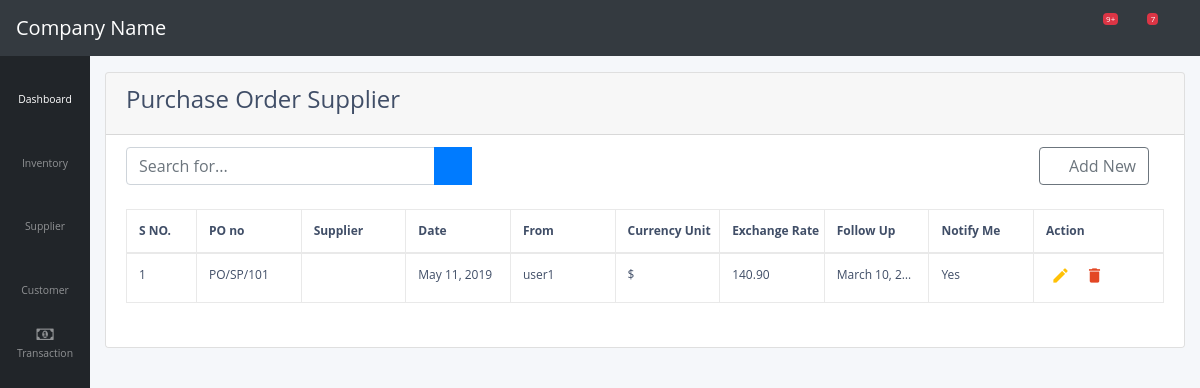
The page /supplier/purchase_order/ on the database as committed earlier.
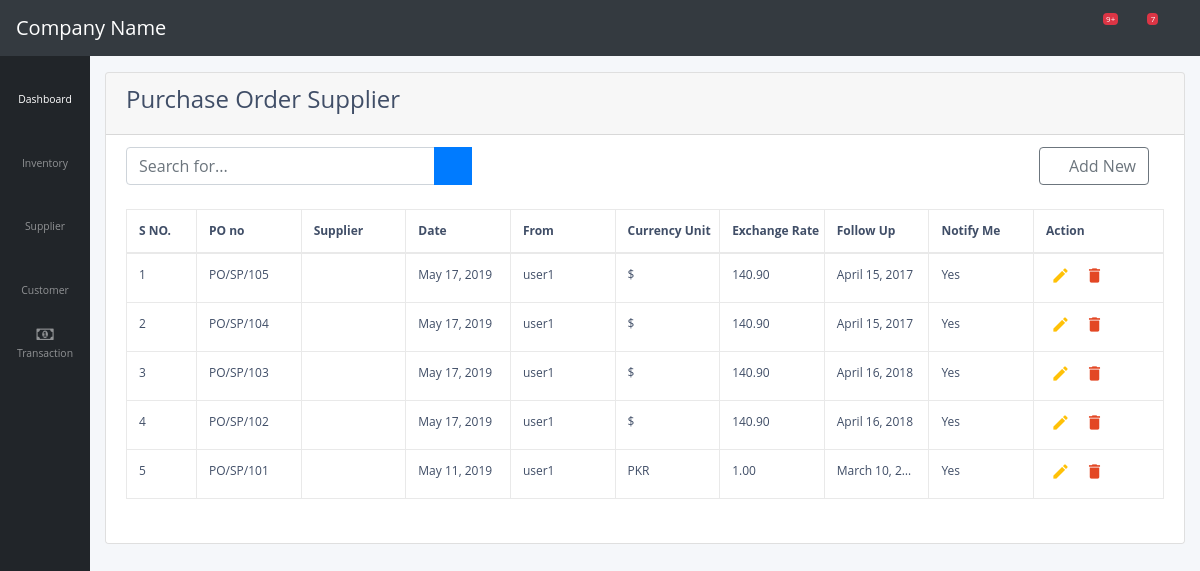
The same page on the database as committed later.
### supplier/models.py (models this page shows)
class PoHeaderSupplier(models.Model):
    po_no = models.CharField(max_length = 100)
    date = models.DateField(default = datetime.date.today)
    attn = models.CharField(max_length = 100)
    prc_basis = models.CharField(max_length = 100)
    yrref = models.CharField(max_length = 100)
    leadtime = models.CharField(max_length = 100)
    validity = models.CharField(max_length = 100)
    payment = models.CharField(max_length = 100)
    remarks = models.CharField(max_length = 100)
    currency = models.CharField(max_length = 100)
    exchange_rate = models.DecimalField(max_digits = 8, decimal_places = 2)
    follow_up = models.DateField(blank = True)
    show_notification = models.BooleanField(default = True)
    account_id = models.ForeignKey(ChartOfAccount, models.SET_NULL,blank=True,null=True,)

### supplier/views.py (the view)
# urls.py: path('purchase_order/', views.purchase_order_supplier, name = 'purchase-order-supplier'),
def purchase_order_supplier(request):
    all_po = PoHeaderSupplier.objects.all()
    return render(request, 'supplier/purchase_order_supplier.html',{'all_po':all_po})

### supplier/templates/supplier/purchase_order_supplier.html
{% extends "supplier/base.html" %}
{% load crispy_forms_tags %}
{% block body %}
<div class="card" style="width: 100%;">
<div class="card-header">
  <h4>Purchase Order Supplier</h4>
</div>
<ul class="list-group list-group-flush">
  <li class="list-group-item">
    <div class="input-group">
      <input type="text" class="form-control col-md-4" placeholder="Search for..." aria-label="Search" aria-describedby="basic-addon2">
      <div class="input-group-append">
        <button class="btn btn-primary" type="button">
          <i class="fas fa-search"></i>
        </button>
      </div>
      <div class="col-md-8">
        <a role="button" href="{% url 'new-purchase-order-supplier' %}" style="float:right;" class="btn btn-outline-secondary" name="button"><i class="fas fa-plus"></i> Add New</a>
      </div>
    </div>
    <br>
    <div class="table table-responsive content-loader">
      <table class="table table-bordered" id="dataTable">
          <thead>
              <tr>
                  <th width="70px" >S NO.</th>
                  <th >PO no</th>
                  <th >Supplier</th>
                  <th >Date</th>
                  <th >From</th>
                  <th >Currency Unit</th>
                  <th >Exchange Rate</th>
                  <th >Follow Up</th>
                  <th >Notify Me</th>
                  <th >Action</th>
              </tr>
          </thead>
          <tbody>
            {% for value in all_po reversed %}
            <tr>
                <td> {{ forloop.counter }} </td>
                <td> {{ value.po_no }} </td>
                <td> {{ value.account_id.account_title }} </td>
                <td> {{ value.date }} </td>
                <td>  user1 </td>
                <td> {{ value.currency }} </td>
                <td> {{ value.exchange_rate }} </td>
                <td> {{ value.follow_up }} </td>
                <td>
                  {% if value.show_notification == True %}
                    Yes
                  {% else %}
                    No
                  {% endif %}
                </td>
                <td><a class="edit_list" href="{% url 'edit-purchase-order-supplier' pk=value.id %}" data-toggle=""><i class="material-icons">&#xE254;</i></a><a class="delete-po-supplier"  data-toggle="tooltip"><i class="material-icons">&#xE872;</i></a></td>
            </tr>
            {% endfor %}
          </tbody>
      </table>
    </div>
  </li>
</ul>
</div>
{% endblock body %}

Rows that differ between the two databases and show on the page:
added PoHeaderSupplier: po_no "PO/SP/105", date "May 17, 2019", currency "$", exchange_rate "140.90", follow_up "April 15, 2017", show_notification "Yes"
added PoHeaderSupplier: po_no "PO/SP/104", date "May 17, 2019", currency "$", exchange_rate "140.90", follow_up "April 15, 2017", show_notification "Yes"
added PoHeaderSupplier: po_no "PO/SP/103", date "May 17, 2019", currency "$", exchange_rate "140.90", follow_up "April 16, 2018", show_notification "Yes"
added PoHeaderSupplier: po_no "PO/SP/102", date "May 17, 2019", currency "$", exchange_rate "140.90", follow_up "April 16, 2018", show_notification "Yes"
changed PoHeaderSupplier "PO/SP/101": currency "$" → "PKR"; exchange_rate "140.90" → "1.00"
